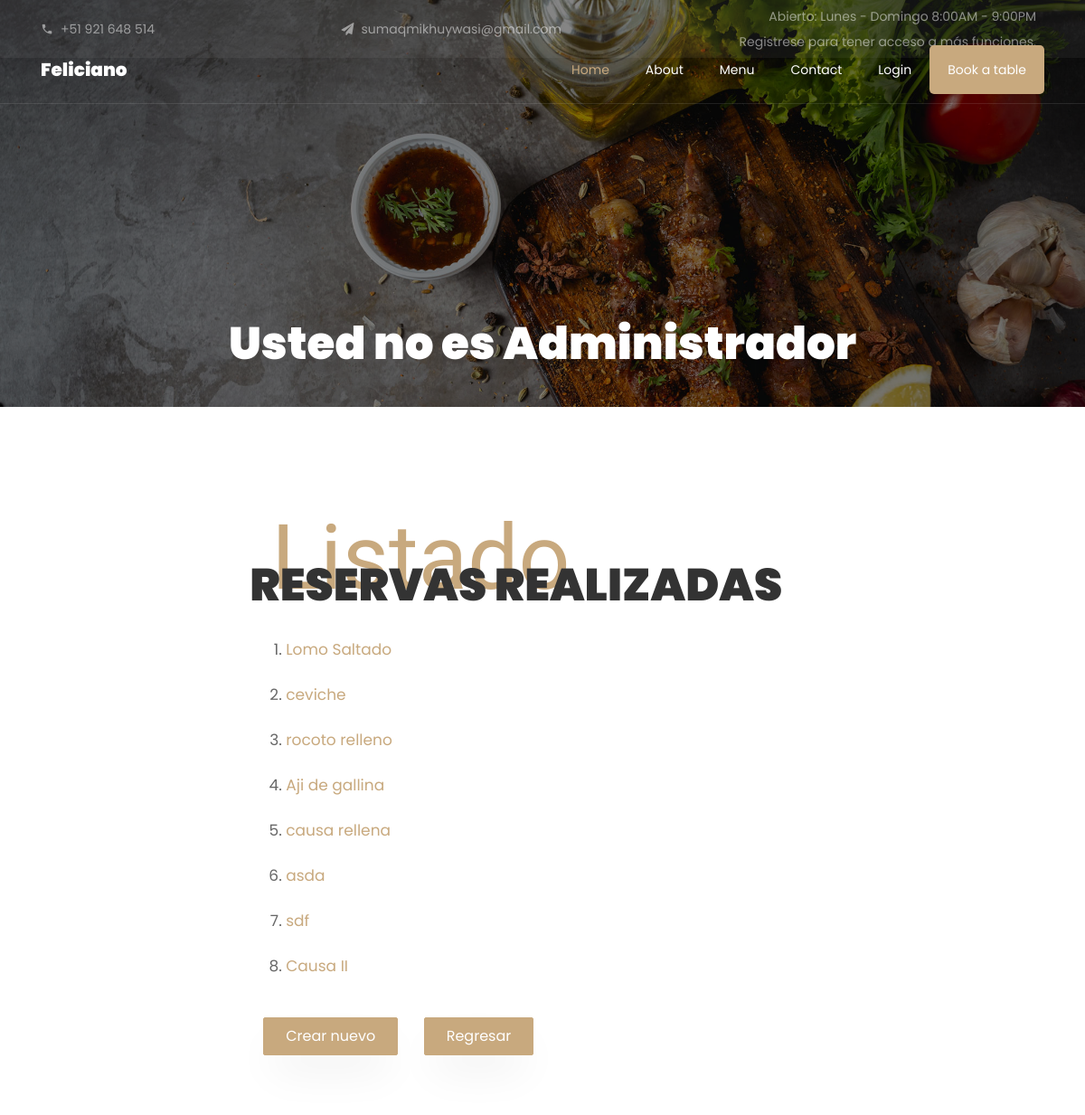
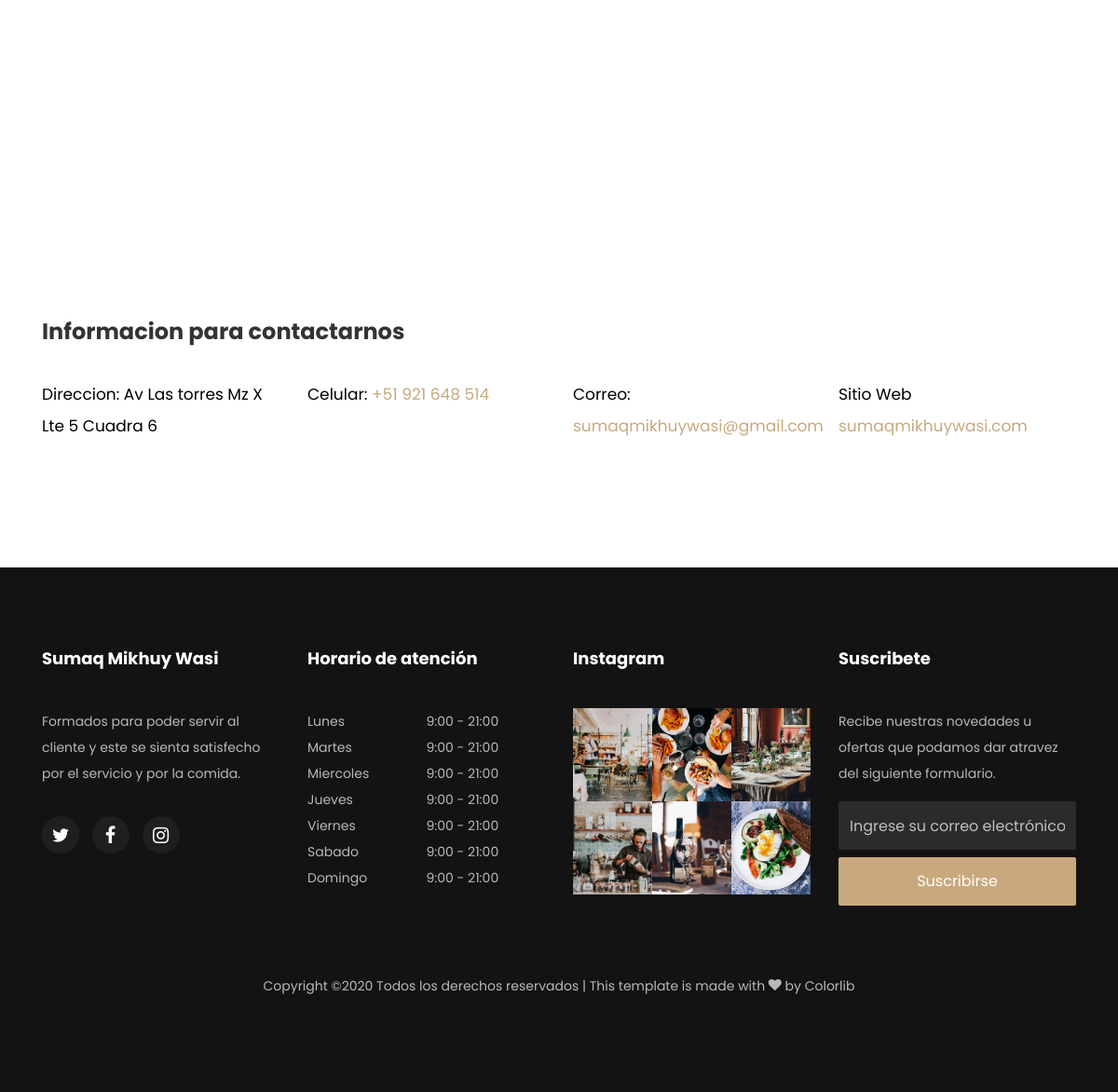
Page /platos/listar on the committed database (2 pictures, top to bottom).
### platos/models.py (models this page shows, shortened)
class Platos(models.Model):
	nombre		= models.CharField(max_length=100)
	ciudad		= models.CharField(max_length=100)
	descripcion	= models.TextField()
	imagen		= models.ImageField(upload_to='images')
	precio		= models.FloatField()
	portada 	= models.BooleanField(default=False)
	oferta		= models.BooleanField(default=False)
	def get_absolute_url(self):
		return reverse('platos:detalles_plato', kwargs = {'pk': self.id})

### platos/views.py (the view)
# urls.py: path('listar', views.listar.as_view(), name='listar_comandas'),
class listar(ListView):
	model=Platos

### platos/templates/platos/platos_list.html (shortened to what this page needs)
{% extends 'base2.html' %}
{% block content %}
{% load static %}
<nav class="navbar navbar-expand-lg navbar-dark ftco_navbar bg-dark ftco-navbar-light" id="ftco-navbar">
	<div class="container">
	    <a class="navbar-brand" href="index.html">Feliciano</a>
		<div class="collapse navbar-collapse" id="ftco-nav">
	        <ul class="navbar-nav ml-auto">
	        	<li class="nav-item active"><a href="/" class="nav-link">Home</a></li>
				<li class="nav-item"><a href="about.html" class="nav-link">About</a></li>
            	<li class="nav-item"><a href="menu.html" class="nav-link">Menu</a></li>
            	<li class="nav-item"><a href="contact.html" class="nav-link">Contact</a></li>
            	{% if user.is_authenticated %}
            		<li class="nav-item"><a href="#" class="nav-link">Hola, {{user.first_name}}</a></li>
            	{% else %}
            		<li class="nav-item"><a href="/accounts/login" class="nav-link">Login</a></li>
            	{% endif %}
            <li class="nav-item cta"><a href="reservation.html" class="nav-link">Book a table</a></li>
	        </ul>
	    </div>
    </div>
</nav>
<section class="hero-wrap hero-wrap-2" style="background-image: url({% static 'images/bg_3.jpg' %});" data-stellar-background-ratio="0.5">
    <div class="overlay"></div>
	<div class="container">
        <div class="row no-gutters slider-text align-items-end justify-content-center">
        	<div class="col-md-9 ftco-animate text-center mb-4">
            	{% if user.is_staff %}
            		<h1 class="mb-2 bread">Platos</h1>
            		<p class="breadcrumbs"><span class="mr-2"><a href="index.html">Platos <i class="ion-ios-arrow-forward"></i></a></span> <span>Administrar Platos <i class="ion-ios-arrow-forward"></i></span></p>
            	{% else %}
            		<h1 class="mb-2 bread">Usted no es Administrador</h1>
            	{% endif %}
          	</div>
        </div>
    </div>
</section>
	<section class="ftco-section contact-section">
		<div class="container">
			<div class=" justify-content-center d-flex no-gutters">
		        <div class="col-md-7 order-md-last ftco-animate makereservation ">
			       	<div class="py-md-5">
				       	<div class="heading-section ftco-animate mb-4">
				         	<span class="subheading ml-4">Listado</span>
				            <h2 class="mb-8">RESERVAS REALIZADAS</h2>
				        </div>
						<div class="form-group">
							<ol>
						    {% block body %}
							{% for instance in object_list %}
								<p>
									<li><a href='{{ instance.get_absolute_url }}'>{{ instance.nombre }}</a></li>
								</p>
							{% endfor %}
				        </div>
				        <div class="col-md-12 mt-3">
				           	<div class="form-group">
								<a href="agregar" class="btn btn-primary py-2 px-4 mr-4 mt-4">Crear nuevo</a>
								<a href="./" class="btn btn-primary py-2 px-4 mr-4 mt-4">Regresar</a>
				           	</div>
				        </div>
				        {% endblock %}
				    </div>
			    </div>
			</div>
		</div>
	</section>
{% endblock %}

### rows in the picture
Platos: nombre "Lomo Saltado"
Platos: nombre "ceviche"
Platos: nombre "rocoto relleno"
Platos: nombre "Aji de gallina"
Platos: nombre "causa rellena"
Platos: nombre "asda"
Platos: nombre "sdf"
Platos: nombre "Causa II"
